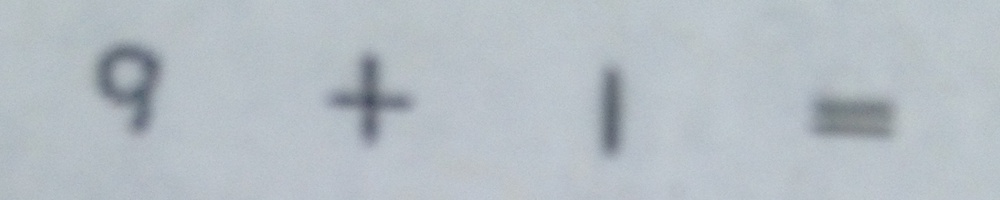
#> input picture server/parser/images/adding.JPG, 1000 x 200 px, shrunk from 1811 x 363 before the run, found by its file name
$ python segmentation.py   (Python 2 division)   (older library calls are emulated)
#> lines starting #> are read from the running program, lines starting #| are printed output that depends on the picture
#PIL
from PIL import Image

#numpy
import numpy as np

#scipy
import scipy
import scipy.signal
from scipy.ndimage.morphology import grey_opening

#IPython
import IPython

def rolling_window_lastaxis(a, window):
    """Directly taken from Erik Rigtorp's post to numpy-discussion.
    <http://www.mail-archive.com/numpy-discussion@scipy.org/msg29450.html>"""
    if window < 1:
       raise ValueError, "`window` must be at least 1."
    if window > a.shape[-1]:
       raise ValueError, "`window` is too long."
    shape = a.shape[:-1] + (a.shape[-1] - window + 1, window)
    strides = a.strides + (a.strides[-1],)
    return np.lib.stride_tricks.as_strided(a, shape=shape, strides=strides)

def rolling_window(a, window):
    if not hasattr(window, '__iter__'):
        return rolling_window_lastaxis(a, window)
    for i, win in enumerate(window):
        if win > 1:
            a = a.swapaxes(i, -1)
            a = rolling_window_lastaxis(a, win)
            a = a.swapaxes(-2, i)
    return a

def entropy(X):
    probs = [np.mean(X == c) for c in set(X)]
    return np.sum(-p * np.log2(p) for p in probs)

def get_windows(data,stepsize=1,width=3):
    return np.hstack( data[i:1+i-width or None:stepsize] for i in range(0,width) )

def segment(filename):
#> called with filename = 'parser/images/adding.JPG'
    filtsize = (10, 2)

    img = Image.open(filename)
#> img is the input picture: PIL image 1000x200 RGB; mean R, G, B 180.9, 189.5, 196.1
    data = np.asarray(img)[:,:,0]

    windows = rolling_window(data,filtsize)
#> the loop in rolling_window, `for i, win in enumerate(window):` made 2 passes
#> strides in rolling_window_lastaxis on passes 1 to 2: (3, 3000, 3000), (3000, 3000, 3, 3)
#> pass 1, in rolling_window, `a = a.swapaxes(i, -1)`:
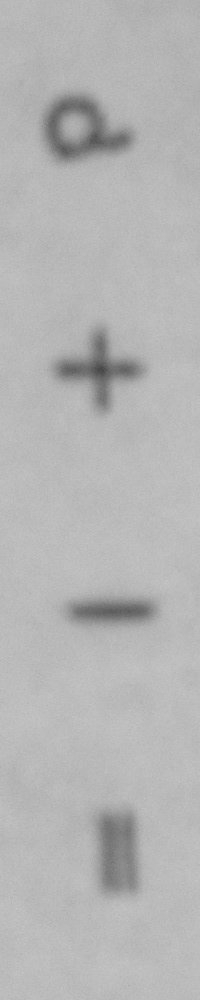
#> a: shape (1000, 200); min 71, max 197, mean 180.9
    skip = 5.
#> (the run stopped early here; a loop or call above may not have finished)
